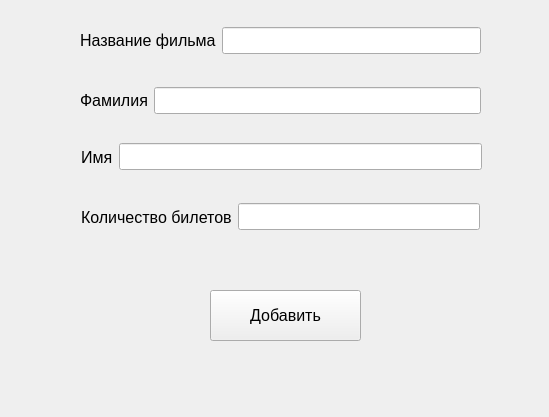
<?xml version="1.0" encoding="UTF-8"?>
<ui version="4.0">
 <class>prokatadd</class>
 <widget class="QWidget" name="prokatadd">
  <property name="geometry">
   <rect>
    <x>0</x>
    <y>0</y>
    <width>549</width>
    <height>417</height>
   </rect>
  </property>
  <property name="windowTitle">
   <string>Form</string>
  </property>
  <widget class="QPushButton" name="add">
   <property name="geometry">
    <rect>
     <x>210</x>
     <y>290</y>
     <width>151</width>
     <height>51</height>
    </rect>
   </property>
   <property name="font">
    <font>
     <pointsize>12</pointsize>
    </font>
   </property>
   <property name="text">
    <string>Добавить</string>
   </property>
  </widget>
  <widget class="QWidget" name="">
   <property name="geometry">
    <rect>
     <x>80</x>
     <y>20</y>
     <width>401</width>
     <height>41</height>
    </rect>
   </property>
   <layout class="QHBoxLayout" name="horizontalLayout">
    <item>
     <widget class="QLabel" name="label">
      <property name="font">
       <font>
        <pointsize>12</pointsize>
       </font>
      </property>
      <property name="text">
       <string>Название фильма</string>
      </property>
     </widget>
    </item>
    <item>
     <widget class="QLineEdit" name="film">
      <property name="font">
       <font>
        <pointsize>12</pointsize>
       </font>
      </property>
     </widget>
    </item>
   </layout>
  </widget>
  <widget class="QWidget" name="">
   <property name="geometry">
    <rect>
     <x>80</x>
     <y>80</y>
     <width>401</width>
     <height>41</height>
    </rect>
   </property>
   <layout class="QHBoxLayout" name="horizontalLayout_2">
    <item>
     <widget class="QLabel" name="label_2">
      <property name="font">
       <font>
        <pointsize>12</pointsize>
       </font>
      </property>
      <property name="text">
       <string>Фамилия</string>
      </property>
     </widget>
    </item>
    <item>
     <widget class="QLineEdit" name="sname">
      <property name="font">
       <font>
        <pointsize>12</pointsize>
       </font>
      </property>
     </widget>
    </item>
   </layout>
  </widget>
  <widget class="QWidget" name="">
   <property name="geometry">
    <rect>
     <x>81</x>
     <y>141</y>
     <width>401</width>
     <height>32</height>
    </rect>
   </property>
   <layout class="QHBoxLayout" name="horizontalLayout_3">
    <item>
     <widget class="QLabel" name="label_4">
      <property name="font">
       <font>
        <pointsize>12</pointsize>
       </font>
      </property>
      <property name="text">
       <string>Имя</string>
      </property>
     </widget>
    </item>
    <item>
     <widget class="QLineEdit" name="name">
      <property name="font">
       <font>
        <pointsize>12</pointsize>
       </font>
      </property>
     </widget>
    </item>
   </layout>
  </widget>
  <widget class="QWidget" name="">
   <property name="geometry">
    <rect>
     <x>81</x>
     <y>201</y>
     <width>399</width>
     <height>32</height>
    </rect>
   </property>
   <layout class="QHBoxLayout" name="horizontalLayout_4">
    <item>
     <widget class="QLabel" name="label_3">
      <property name="font">
       <font>
        <pointsize>12</pointsize>
       </font>
      </property>
      <property name="text">
       <string>Количество билетов</string>
      </property>
     </widget>
    </item>
    <item>
     <widget class="QLineEdit" name="pl">
      <property name="font">
       <font>
        <pointsize>12</pointsize>
       </font>
      </property>
     </widget>
    </item>
   </layout>
  </widget>
 </widget>
 <resources/>
 <connections/>
</ui>
